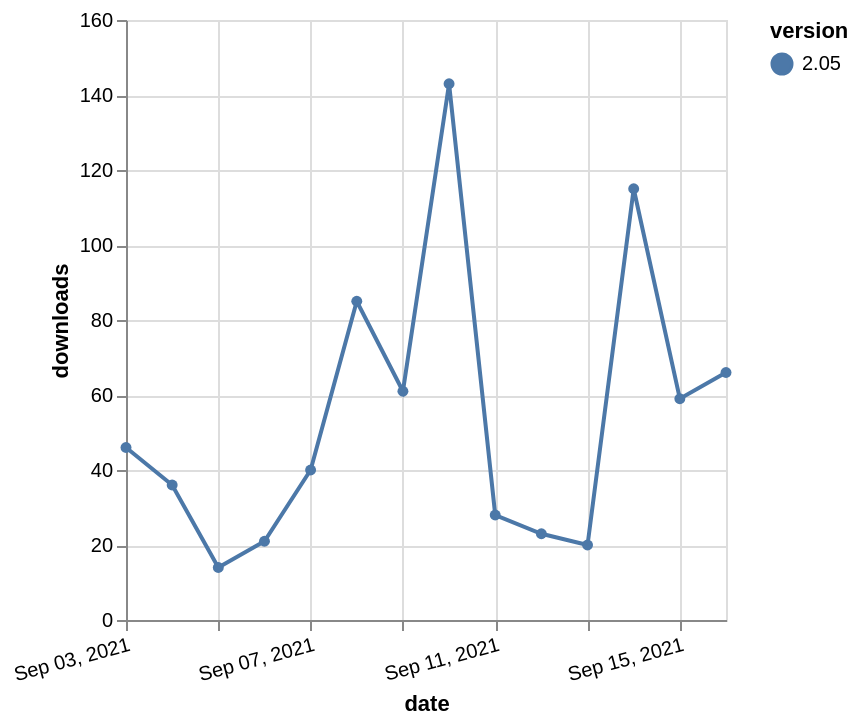

Express this chart as Vega-Lite.
### Vega-Lite specification from a JSON file in a GitHub repository (floating-point values rounded to 4 significant figures)
{"$schema": "https://vega.github.io/schema/vega-lite/v5.json", "description": "A simple bar chart with embedded data.", "data": {"values": [{"date": "2021-09-03", "total": 81169, "delta": 46, "version": "2.05"}, {"date": "2021-09-04", "total": 81205, "delta": 36, "version": "2.05"}, {"date": "2021-09-05", "total": 81219, "delta": 14, "version": "2.05"}, {"date": "2021-09-06", "total": 81240, "delta": 21, "version": "2.05"}, {"date": "2021-09-07", "total": 81280, "delta": 40, "version": "2.05"}, {"date": "2021-09-08", "total": 81365, "delta": 85, "version": "2.05"}, {"date": "2021-09-09", "total": 81426, "delta": 61, "version": "2.05"}, {"date": "2021-09-10", "total": 81569, "delta": 143, "version": "2.05"}, {"date": "2021-09-11", "total": 81597, "delta": 28, "version": "2.05"}, {"date": "2021-09-12", "total": 81620, "delta": 23, "version": "2.05"}, {"date": "2021-09-13", "total": 81640, "delta": 20, "version": "2.05"}, {"date": "2021-09-14", "total": 81755, "delta": 115, "version": "2.05"}, {"date": "2021-09-15", "total": 81814, "delta": 59, "version": "2.05"}, {"date": "2021-09-16", "total": 81880, "delta": 66, "version": "2.05"}]}, "width": "container", "mark": {"type": "line", "point": {"filled": true}}, "encoding": {"x": {"field": "date", "type": "temporal", "timeUnit": "yearmonthdate", "title": "date", "axis": {"labelAngle": -15}}, "y": {"field": "delta", "type": "quantitative", "title": "downloads"}, "color": {"field": "version", "type": "nominal"}, "tooltip": {"field": "delta"}}}
